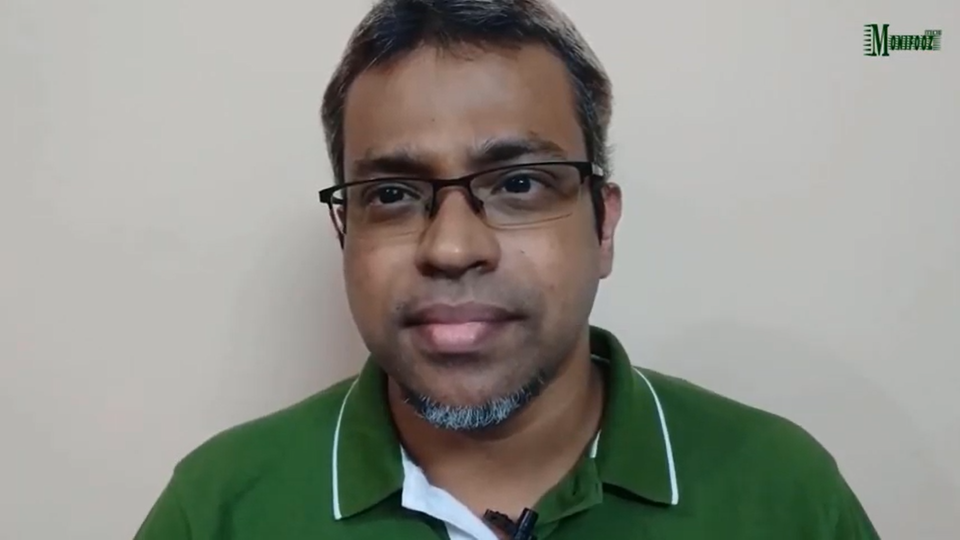
#> input picture sample/input/me.png, 1920 x 1080 px (shown at 1/2 size); its folder holds only this picture in this run
$ python -i stroke_img.py   (imports and definitions only)
#> lines starting #> are read from the running program, lines starting #| are printed output that depends on the picture
""" This module implements the outline stroke feature for human in the given images
"""
from rembg import remove
from typing import Any
from typing import Tuple
from typing import List
from typing import Union

import os
import cv2
import numpy as np

visual_debug = False


# [12 lines left out: function enable_visual_debug, not called in this run]


def zoom_mask(mask_img: Any, zoom_factor: float = 1.05, angle: int = 0, zoom_option: int = 1) -> Any:
    """
    It scales the mask image to the given zoom factor as per the zoom option algorithm. This scaling
    is center focused regardles of the zoom option provided.

    :param mask_img: Numpy array that holds the mask image
    :type mask_img: Any
    :param zoom_factor: Scaling factor of the image. If 2 is provided, it scales the image twice,
    defaults to 1.05
    :type zoom_factor: float, optional
    :param angle: Rotating angle of the image for the zoom option 1, defaults to 0
    :type angle: int, optional
    :param zoom_option: It gives the option to select the zooming algorithm. If 1 then it is zooming
    with rotation of the image capability. If 2 then it just zooming. In both cases the zooming is
    centered around the midpoint of the image, defaults to 1
    :type zoom_option: int, optional
    :return: Returns the scaled mask image
    :rtype: Any
    """
    height, width = mask_img.shape

    if (zoom_option == 1):
        centerY, centerX = [i / 2 for i in mask_img.shape[:]]
        rot_mat = cv2.getRotationMatrix2D((centerX, centerY), angle, zoom_factor)
        result = cv2.warpAffine(mask_img, rot_mat, (width, height), flags=cv2.INTER_LANCZOS4)

    elif (zoom_option == 2):
        centerX, centerY = int(height / 2), int(width / 2)
        radiusX, radiusY = int(zoom_factor * centerX), int(zoom_factor * centerY)
        minX, maxX = abs(centerX - radiusX), abs(centerX + radiusX)
        minY, maxY = abs(centerY - radiusY) , abs(centerY + radiusY)

        cropped = mask_img[minX:maxX, minY:maxY]
        result = cv2.resize(cropped, (width, height))

    else:
        rot_mat = cv2.getRotationMatrix2D((centerX, centerY), angle, zoom_factor)
        result = cv2.warpAffine(mask_img, rot_mat, (height, width), flags=cv2.INTER_LANCZOS4)

    return result


# [167 lines left out: functions overlay_img, overlay_img_with_bg, add_img_stroke, add_img_stroke_with_bg, not called in this run]

>>> import cv2
>>> picture = cv2.imread('../../sample/input/me.png', cv2.IMREAD_GRAYSCALE)
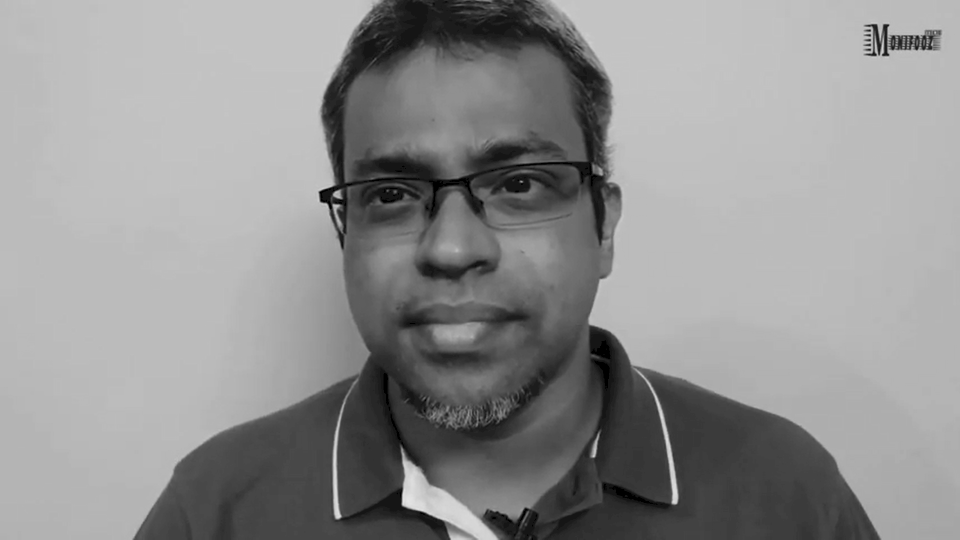
#> picture: shape (1080, 1920) (shown at 1/2 size); min 0, max 231, mean 144.5
>>> result = zoom_mask(picture)
#> in zoom_mask, `result = cv2.warpAffine(mask_img, rot_mat, (width, height), flags=cv2...`:
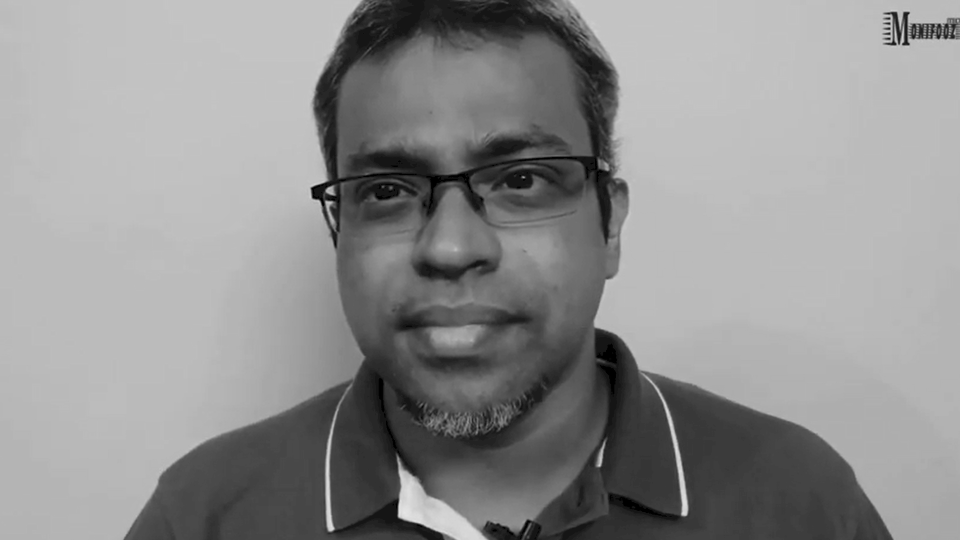
#> result: shape (1080, 1920) (shown at 1/2 size); min 0, max 230, mean 143.4
